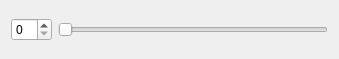
<?xml version="1.0" encoding="UTF-8"?>
<ui version="4.0">
 <class>smallwidget</class>
 <widget class="QWidget" name="smallwidget">
  <property name="geometry">
   <rect>
    <x>0</x>
    <y>0</y>
    <width>339</width>
    <height>59</height>
   </rect>
  </property>
  <property name="windowTitle">
   <string>Form</string>
  </property>
  <layout class="QHBoxLayout" name="horizontalLayout">
   <item>
    <widget class="QSpinBox" name="spinBox"/>
   </item>
   <item>
    <widget class="QSlider" name="horizontalSlider">
     <property name="orientation">
      <enum>Qt::Horizontal</enum>
     </property>
    </widget>
   </item>
  </layout>
 </widget>
 <resources/>
 <connections/>
</ui>
